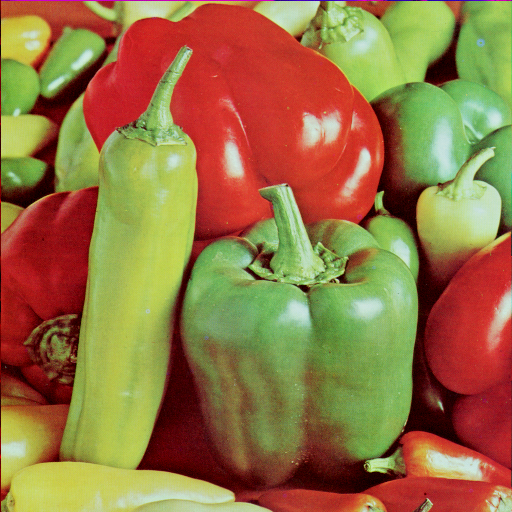
%> input picture Visione Artificiale/imgs/peppers.png, 512 x 512 px
$ octave istogrammi_simplified.m   (GNU Octave 9; MATLAB toolbox functions it lacks are replaced by stand-ins)
%> lines starting %> are read from the running program, lines starting %| are printed output that depends on the picture
img_rgb = imread('../imgs/peppers.png');
%> img_rgb is the input picture: size 512x512x3 uint8; mean R, G, B 149.8, 115.6, 66.5
img_gray = rgb2gray(img_rgb);
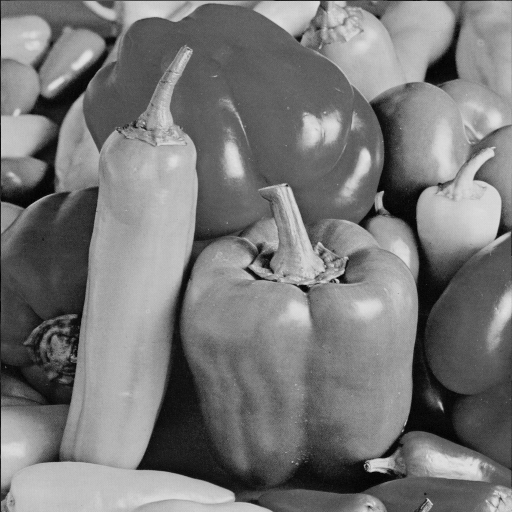
%> img_gray: size 512x512 uint8; min 0, max 228, mean 120.2

% Mostra immagine originale
figure;
imshow(img_gray);
title('Immagine in scala di grigi');

figure;
imshow(img_rgb);
title('Immagine a colori');

% Calcola e visualizza istogramma con funzione standard
figure;
imhist(img_gray);
title('Istogramma (con imhist)');
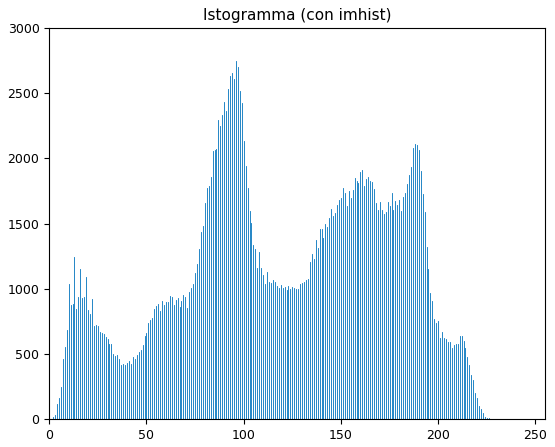
%> figure redrawn from the program's plot data; highest point at x = 96, y = 2749

% Istogramma RGB (canali separati)
R = img_rgb(:,:,1);
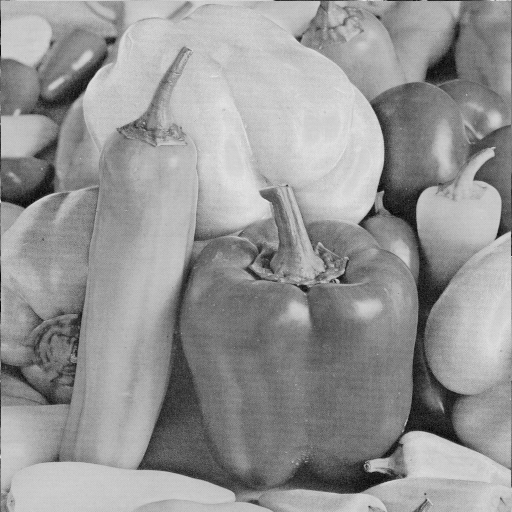
%> R: size 512x512 uint8; min 0, max 231, mean 149.8
G = img_rgb(:,:,2);
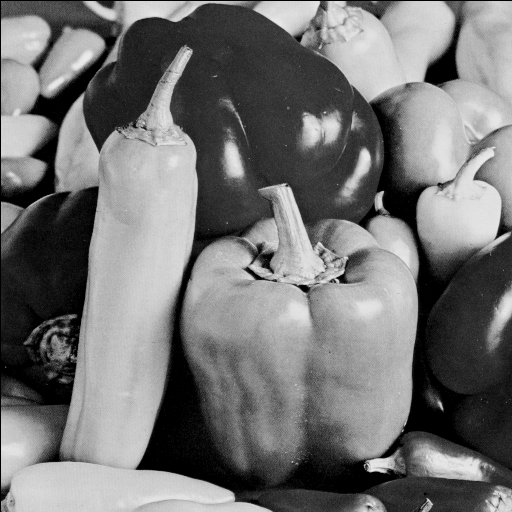
%> G: size 512x512 uint8; min 0, max 237, mean 115.6
B = img_rgb(:,:,3);
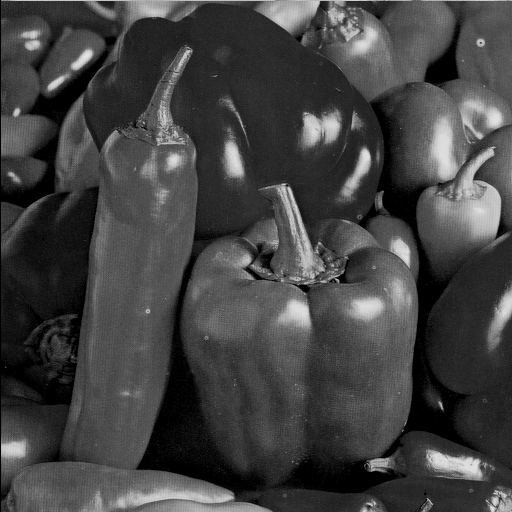
%> B: size 512x512 uint8; min 0, max 229, mean 66.5

figure;
hold on;
plot(imhist(R), 'r');
plot(imhist(G), 'g');
plot(imhist(B), 'b');
title('Istogrammi dei canali RGB');
xlabel('Livelli di intensità');
ylabel('Frequenza');
legend('Rosso','Verde','Blu');
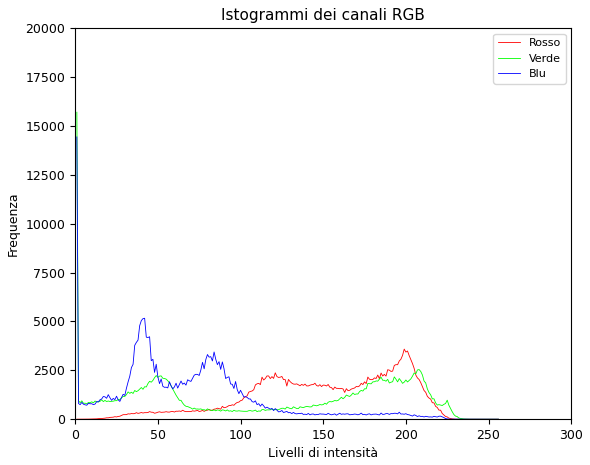
%> figure redrawn from the program's plot data; curve peaks at x = 199, y = 3583; curve peaks at x = 1, y = 15694; curve peaks at x = 1, y = 14430

$ run again, with Visione Artificiale/imgs/baboon.png copied over Visione Artificiale/imgs/peppers.png
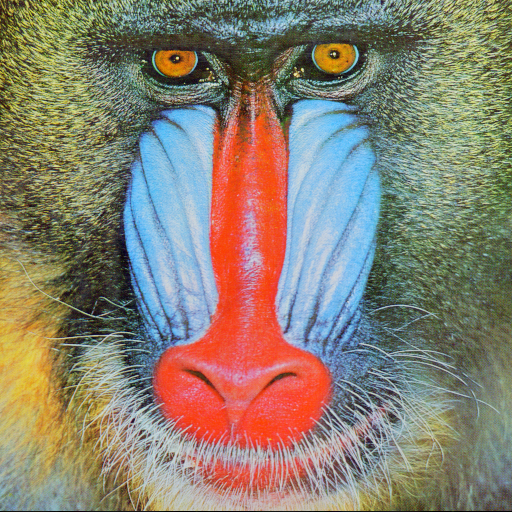
%> input picture Visione Artificiale/imgs/baboon.png, 512 x 512 px
%> img_rgb is the input picture: size 512x512x3 uint8; mean R, G, B 137.4, 128.9, 113.1
%> `B = img_rgb(:,:,3);`:
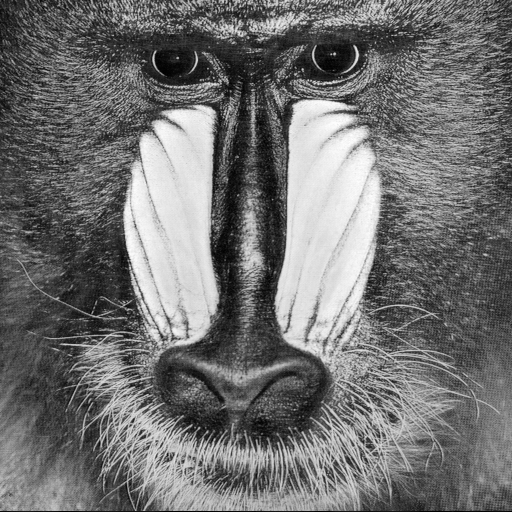
%> B: size 512x512 uint8; min 0, max 255, mean 113.1
%> `legend('Rosso','Verde','Blu');`:
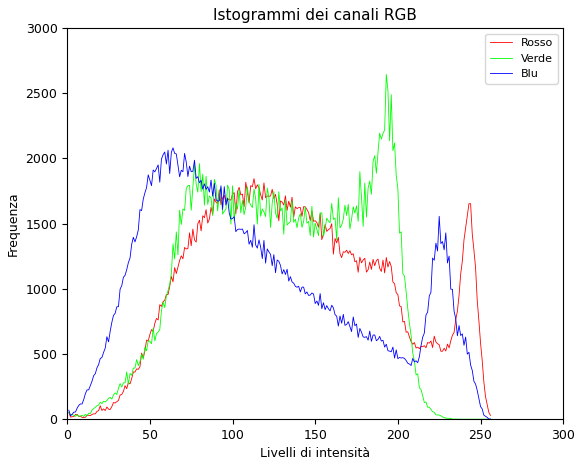
%> figure redrawn from the program's plot data; curve peaks at x = 113, y = 1845; curve peaks at x = 193, y = 2644; curve peaks at x = 64, y = 2081

$ run again, with Visione Artificiale/imgs/barbara.png copied over Visione Artificiale/imgs/peppers.png
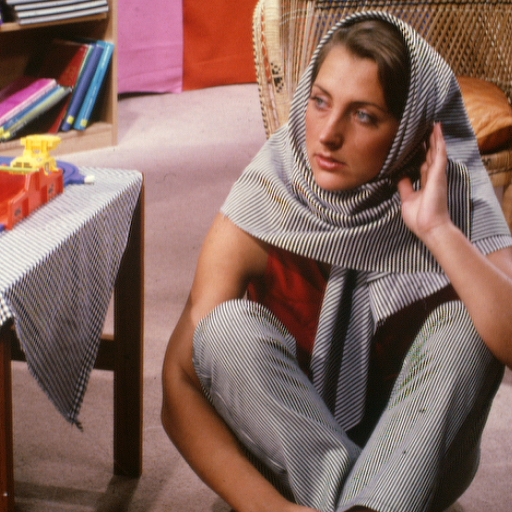
%> input picture Visione Artificiale/imgs/barbara.png, 512 x 512 px
%> img_rgb is the input picture: size 512x512x3 uint8; mean R, G, B 134.5, 104.1, 95.7
%> `B = img_rgb(:,:,3);`:
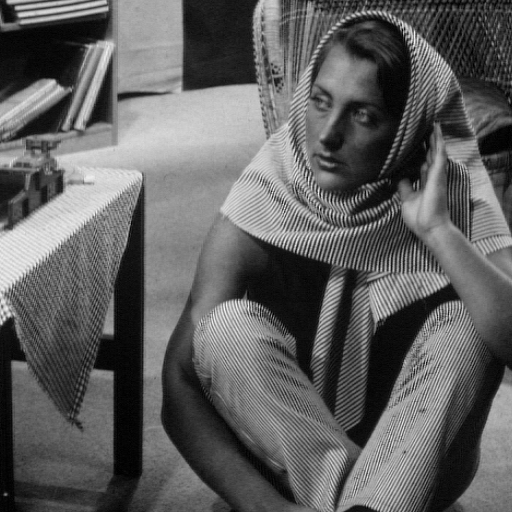
%> B: size 512x512 uint8; min 0, max 251, mean 95.7
%> `legend('Rosso','Verde','Blu');`:
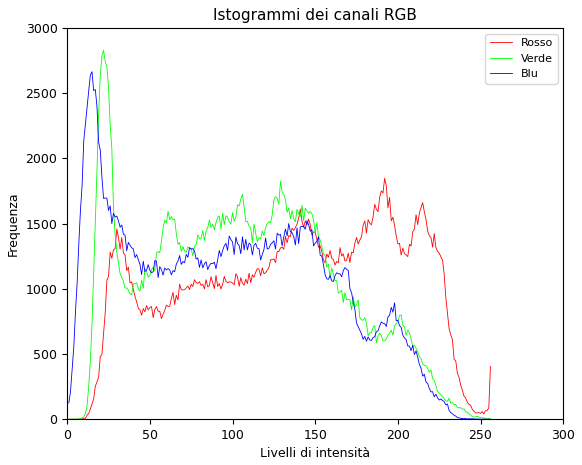
%> figure redrawn from the program's plot data; curve peaks at x = 192, y = 1847; curve peaks at x = 22, y = 2829; curve peaks at x = 15, y = 2665
